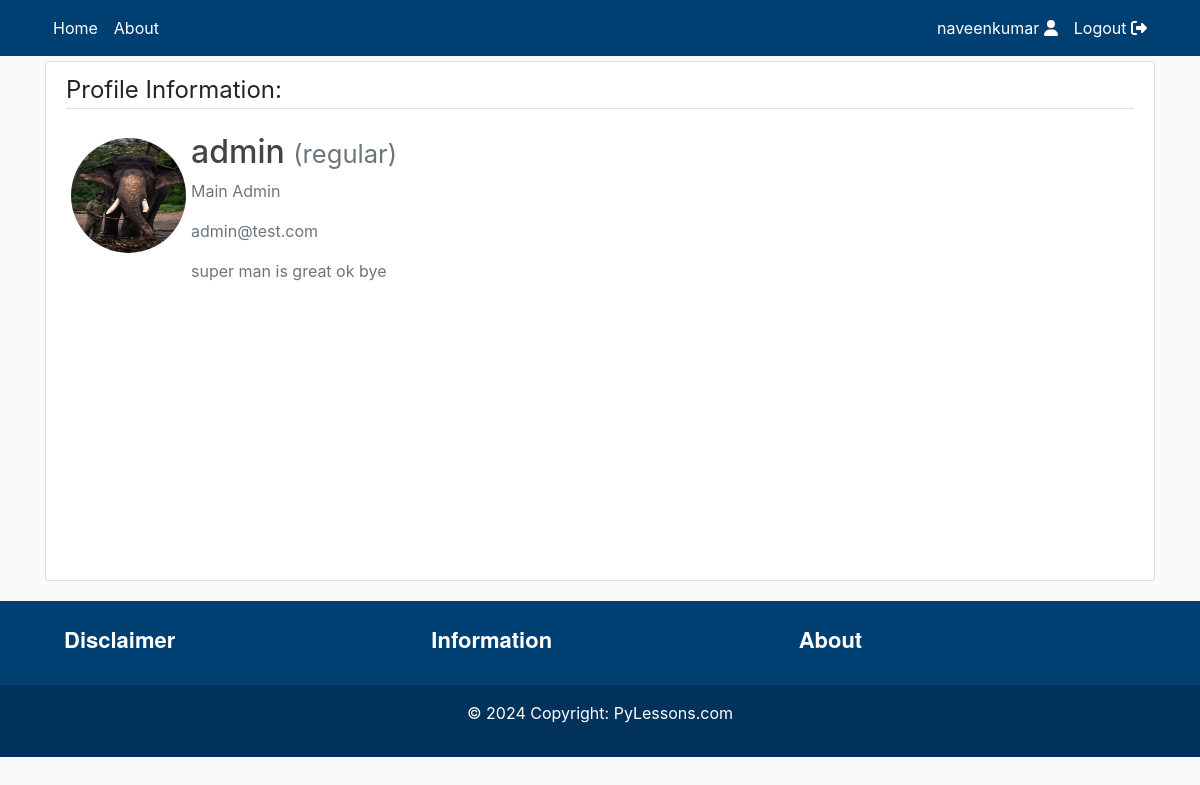
The page /profile/admin/ (signed in) on the database its author committed.
### users/models.py (models this page shows, shortened)
class CustomUser(AbstractUser):
    STATUS_CHOICES = (
        ('regular', 'Regular'),
        ('subscriber', 'Subscriber'),
        ('moderator', 'Moderator')
    )
    def image_upload_to(self, instance=None):
        if instance:
            return os.path.join('Users', self.username, instance)
        return None
    image = models.ImageField(
        default='default/user.jpg', upload_to=image_upload_to)
    email = models.EmailField(unique=True)
    status = models.CharField(
        max_length=100, choices=STATUS_CHOICES, default='regular')
    description = models.TextField(
        'Description', max_length=600, default='', blank=True)

### users/views.py (the view, shortened to what this page needs)
# urls.py: path('profile/<str:username>/', views.profile, name='profile'),
@login_required
def profile(request, username):
    user = get_user_model().objects.filter(username=username).first()
    if user:
        form = UserUpdateForm(instance=user)
        form.fields['description'].widget.attrs = {'rows': 1}
        context={'form': form}
        return render(request, 'users/profile.html', context=context)
    return redirect('myapp:homepage')

### users/templates/users/profile.html (shortened to what this page needs)
{% extends "myapp/header.html" %}
{% load crispy_forms_tags %}
{% block content %}
<div class="content-section col-lg-12 col-md-12 col-sm-12 tutorial-style" style="min-height:65vh;">
    <legend class="border-bottom mb-4">Profile Information:</legend>
    <form method="POST" enctype="multipart/form-data">
        <div class="media">
            {% if user.username == form.instance.username %}
                <input id="id_image" type="file" name="image" hidden/>
                <label for="id_image">
                        <img class="rounded-circle account-img profile-image"
                            style="cursor: pointer;" src="{{ form.instance.image.url }}" title="Upload new image">
                </label>
            {% else %}
                <img class="rounded-circle account-img profile-image" src="{{ form.instance.image.url }}">
            {% endif %}
            <div class="media-body">
                <h2 class="account-heading">{{ form.instance.username }}
                    <small class="text-muted">({{ form.instance.status }})</small>
                </h2>
                <p class="text-secondary">{{ form.instance.first_name }} {{ form.instance.last_name }}</p>
                <p class="text-secondary">{{ form.instance.email }}</p>
                <p class="text-secondary">{{ form.instance.description }}</p>
            </div>
        </div>
    </form>
</div>
{% endblock content %}

### myapp/templates/myapp/includes/navbar.html (shortened to what this page needs)
<header class="site-header" style="margin-bottom: 5px">
    <nav class="navbar navbar-expand-md navbar-color">
        <div class="container">
            <div class="navbar-nav">
                <a class="nav-item nav-link" href="/">Home</a>
            </div>
            <div class="collapse navbar-collapse" id="navbarToggle">
            <div class="navbar-nav mr-auto">
                <a class="nav-item nav-link" href="/">About</a>
            </div>
            {% if user.is_authenticated %}
                <div class="navbar-nav">
                    <a class="nav-item nav-link" href="{% url "users:profile" user.username %}">
                        {{user.username}} <i class="fas fa-user"></i>
                    </a>
                    <a class="nav-item nav-link" href="{% url "users:logout" %}">
                        Logout <i class="fas fa-sign-out-alt"></i>
                    </a>
                </div>
            {% endif %}
            </div>
        </div>
    </nav>
</header>

### myapp/static/myapp/main.css (style rules this page uses)
:root { --footercolor: #003F72; --navbarcolor: #003F72; --btncolor: #003F72; --socialcolor: #003F72; --brightText: #ffffff; }
.navbar-color { background-color: var(--navbarcolor); }
body { background: #fafafa; }
h1, h2, h3, h4, h5, h6 { color: #444444; }
.site-header .navbar-nav .nav-link { color: var(--brightText); }
.content-section { background: #ffffff; padding: 10px 20px; border: 1px solid #dddddd; border-radius: 3px; margin-bottom: 20px; }
.profile-image { width: 125px; height: 125px; padding: 5px }

### rows shown on the page
CustomUser: username "naveenkumar"
CustomUser: instance.image (picture), instance.username "admin", instance.status "regular", instance.first_name "Main", instance.last_name "Admin", instance.email "admin@test.com", instance.description "super man is great ok bye"
